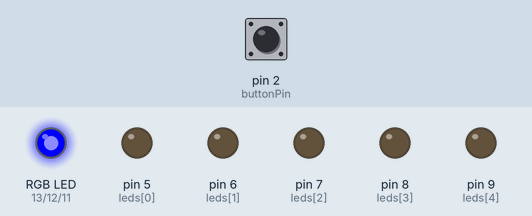
This sketch was run on a simulated Arduino Uno, built with avr-gcc and run on an emulated ATmega328P. On the bench: an RGB LED mixed from three pins (HIGH = lit), output pins drawn as LEDs (lit = HIGH). Dashed ring = blinking. The inputs (shaded band) are chosen by the test bench; at power-on: pin 2 (buttonPin) HIGH.

Above: at 1.2 s.
1.3 s: pin 2 (buttonPin) pulled LOW for 0.15 s
At 2.9 s:
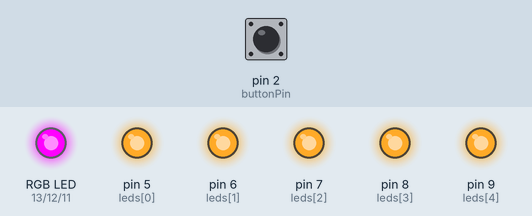
4.4 s: pin 2 (buttonPin) pulled LOW for 1 s
At 7.01 s:
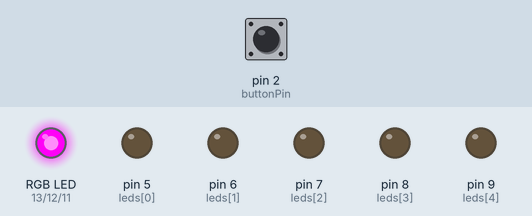
7.4 s: pin 2 (buttonPin) pulled LOW for 0.15 s
At 8.07 s:
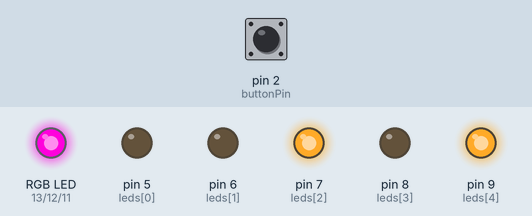
10.5 s: pin 2 (buttonPin) pulled LOW for 3.2 s
At 10.83 s:
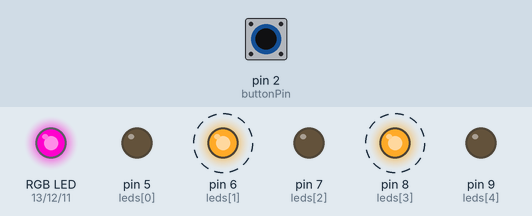
15.2 s: pin 2 (buttonPin) pulled LOW for 0.15 s
At 21.0 s:
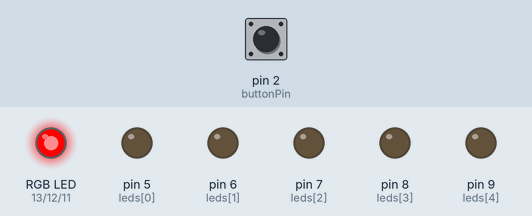
21.2 s: pin 2 (buttonPin) pulled LOW for 1 s
At 21.86 s:
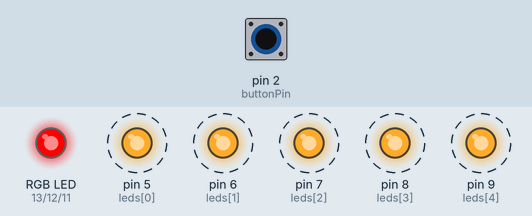
Timing chart, 0 to 36.6 s (numbered marks = the images above; inputs shaded):
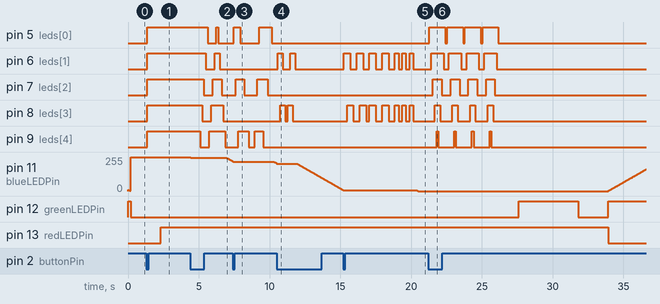

The sketch:

expressivelight.ino
```cpp
float hue = 0.66; // Start with blue color
float saturation = 1.0;
float value = 1.0;

// Define the delay time
const int delayTime = 125; // You can adjust this value as needed

// Pins for RGB LED
const int redLEDPin = 13;
const int greenLEDPin = 12;
const int blueLEDPin = 11;

// Pins for state change detection
const int buttonPin = 2;    // the pin that the pushbutton is attached to

int leds[] = {5, 6, 7, 8, 9};
int total_leds = 5;

// Variables will change:
int buttonState = 0;         // current state of the button
int lastButtonState = 0;     // previous state of the button
unsigned long lastDebounceTime = 0;  // the last time the output pin was toggled
unsigned long debounceDelay = 50;    // the debounce time; increase if the output flickers
bool ledsOn = false;  // state of the LEDs
int buttonClickCounter = 0; // count of button clicks

void setup() {
  // Set the pins as outputs
  pinMode(redLEDPin, OUTPUT);
  pinMode(greenLEDPin, OUTPUT);
  pinMode(blueLEDPin, OUTPUT);

  // initialize the button pin as an input:
  pinMode(buttonPin, INPUT_PULLUP);

  for (int i = 0; i < total_leds; i++) {
    pinMode(leds[i], OUTPUT);
  }
  // initialize serial communication:
  Serial.begin(9600);
}

void loop() {
  // Convert HSV to RGB
  int r, g, b;
  hsvToRgb(hue, saturation, value, r, g, b);

  // Write RGB values to LED
  analogWrite(redLEDPin, r);
  analogWrite(greenLEDPin, g);
  analogWrite(blueLEDPin, b);

  // Increment the hue for the next iteration
  hue += 0.001; // Smaller increment for smoother transition
  if (hue > 1.0) {
    hue -= 1.0; // Keep hue value in the range [0,1)
  }

  // Delay for smooth transition
  delay(25); // Decreased delay for smoother transition

  // read the pushbutton input pin:
  int reading = digitalRead(buttonPin);

  // If the reading is different from the last state, reset the debounce timer
  if (reading != lastButtonState) {
    lastDebounceTime = millis();
  }

  // If the button state has been stable for longer than the debounce delay
  if ((millis() - lastDebounceTime) > debounceDelay) {
    // If the button state is different from the last state
    if (reading != buttonState) {
      buttonState = reading;

      // If the button state is HIGH (pressed) and the last state was LOW (unpressed)
      if (buttonState == LOW) {
        // Increment the button click counter
        buttonClickCounter++;

        // Handle different effects based on the number of button clicks
        switch (buttonClickCounter % 7) {
          case 0: // Turn off all LEDs
            ledsOff();
            AllOff();
            break;
          case 1: // Toggle LEDs on/off
            ledsOn = !ledsOn;
            if (ledsOn) {
              ledsON();
            } else {
              ledsOff();
              AllOff();
            }
            break;
          case 2: // Display trail effect going up and down
            displayUpDownTrail();
            break;
          case 3: // Display odd lights
            odd_lights();
            break;
          case 4:
            even_lights();
            break;
          case 5:
            warriors();
            break;
          case 6:
            displayUpDownTrailLoop();
            break;
        }
      }
    }
  }

  // Save the current state as the last state, for the next iteration
  lastButtonState = reading;
}

// TURN ON ALL LEDs
void ledsON() {
  for (int i = 0; i < total_leds; i++) {
    digitalWrite(leds[i], HIGH);
  }
}

// TURN OFF ALL LEDs
void ledsOff() {
  for (int i = 0; i < total_leds; i++) {
    digitalWrite(leds[i], LOW);
  }
}

void AllOff() {
  analogWrite(redLEDPin, 0);
  analogWrite(greenLEDPin, 0);
  analogWrite(blueLEDPin, 0);
}

// Display trail effect going up and down
void displayUpDownTrail() {
  // Display trail effect going up
  for (int i = 0; i < total_leds; i++) {
    digitalWrite(leds[i], HIGH);
    delay(delayTime);
  }
  // Display trail effect going down
  for (int i = total_leds - 1; i >= 0; i--) {
    digitalWrite(leds[i], LOW);
    delay(delayTime);
  }
  // Reverse the effect by turning on LEDs in the opposite order
  for (int i = total_leds - 1; i >= 0; i--) {
    digitalWrite(leds[i], HIGH);
    delay(delayTime);
  }
  // Turn off all LEDs
  for (int i = 0; i < total_leds; i++) {
    digitalWrite(leds[i], LOW);
    delay(delayTime);
  }
}

void odd_lights() {
  const int t2 = 150;
  for(int i = 0; i <= total_leds; i++){
    digitalWrite(leds[i], HIGH);
    delay(t2);
    i=i+1;
  }
  for(int i = 0; i <= total_leds; i++){
    digitalWrite(leds[i], LOW);
    delay(t2);
  }

  for(int j = total_leds +1; j >= 0; j--){
    digitalWrite(leds[j], HIGH);
    delay(t2);
    j=j-1;
  }
  for(int j = total_leds; j >= 0; j--){
    digitalWrite(leds[j], LOW);
    delay(t2);
  }
}

void even_lights() {
  const int t2 = 175;
  for(int i = 1; i < total_leds; i += 2){
    digitalWrite(leds[i], HIGH);
    delay(t2);
  }
  for(int i = 1; i < total_leds; i += 2){
    digitalWrite(leds[i], LOW);
    delay(t2);
  }

  for(int j = total_leds - 2; j >= 0; j -= 2){
    digitalWrite(leds[j], HIGH);
    delay(t2);
  }
  for(int j = total_leds - 2; j >= 0; j -= 2){
    digitalWrite(leds[j], LOW);
    delay(t2);
  }
}

void warriors() {
  const int t = 225;
  // Let's go Warriors!
  for(int i = 1; i < total_leds; i += 2){
    digitalWrite(leds[i], HIGH);
    delay(t);
  }
  for(int i = 1; i < total_leds; i += 2){
    digitalWrite(leds[i], LOW);
    delay(t);
  }
  for(int i = 1; i < total_leds; i += 2){
    digitalWrite(leds[i], HIGH);
    delay(t);
  }
  for(int i = 1; i < total_leds; i += 2){
    digitalWrite(leds[i], LOW);
    delay(t);
  }

  // bum bum bum bum bum
  const int beat = 130;

  for(int i = 1; i < total_leds; i += 2){
    digitalWrite(leds[i], HIGH);
    digitalWrite(leds[i+2], HIGH);
    delay(t);
  }
  for(int i = 1; i < total_leds; i += 2){
    digitalWrite(leds[i], LOW);
    digitalWrite(leds[i+2], LOW);
    delay(t);
  }
  for(int i = 1; i < total_leds; i += 2){
    digitalWrite(leds[i], HIGH);
    digitalWrite(leds[i+2], HIGH);
    delay(t);
  }
  for(int i = 1; i < total_leds; i += 2){
    digitalWrite(leds[i], LOW);
    digitalWrite(leds[i+2], LOW);
    delay(t);
  }
  for(int i = 1; i < total_leds; i += 2){
    digitalWrite(leds[i], HIGH);
    digitalWrite(leds[i+2], HIGH);
    delay(beat);
  }
  for(int i = 1; i < total_leds; i += 2){
    digitalWrite(leds[i], LOW);
    digitalWrite(leds[i+2], LOW);
    delay(beat);
  }
  for(int i = 1; i < total_leds; i += 2){
    digitalWrite(leds[i], HIGH);
    digitalWrite(leds[i+2], HIGH);
    delay(beat);
  }
  for(int i = 1; i < total_leds; i += 2){
    digitalWrite(leds[i], LOW);
    digitalWrite(leds[i+2], LOW);
    delay(beat);
  }
  for(int i = 1; i < total_leds; i += 2){
    digitalWrite(leds[i], HIGH);
    digitalWrite(leds[i+2], HIGH);
    delay(beat);
  }
  for(int i = 1; i < total_leds; i += 2){
    digitalWrite(leds[i], LOW);
    digitalWrite(leds[i+2], LOW);
    delay(beat);
  }
}

// Display trail effect going up and down
void displayUpDownTrailLoop() {
  for (int i = 0; i < total_leds; i++) {
      digitalWrite(leds[i], HIGH);
      delay(delayTime);
    }
    // Display trail effect going down
    for (int i = total_leds - 1; i >= 0; i--) {
      digitalWrite(leds[i], LOW);
      delay(delayTime);
    }
    for (int i = 0; i < total_leds; i++) {
      digitalWrite(leds[i], HIGH);
      delay(delayTime);
    }
    // Display trail effect going down
    for (int i = total_leds - 1; i >= 0; i--) {
      digitalWrite(leds[i], LOW);
      delay(delayTime);
    }for (int i = 0; i < total_leds; i++) {
      digitalWrite(leds[i], HIGH);
      delay(delayTime);
    }
    // Display trail effect going down
    for (int i = total_leds - 1; i >= 0; i--) {
      digitalWrite(leds[i], LOW);
      delay(delayTime);
    }for (int i = 0; i < total_leds; i++) {
      digitalWrite(leds[i], HIGH);
      delay(delayTime);
    }
    // Display trail effect going down
    for (int i = total_leds - 1; i >= 0; i--) {
      digitalWrite(leds[i], LOW);
      delay(delayTime);
    }
}


// Convert HSV to RGB
void hsvToRgb(float h, float s, float v, int& r, int& g, int& b) {
  int i = floor(h * 6);
  float f = h * 6 - i;
  float p = v * (1 - s);
  float q = v * (1 - f * s);
  float t = v * (1 - (1 - f) * s);

  switch (i % 6) {
    case 0: r = v * 255, g = t * 255, b = p * 255; break; // Red
    case 1: r = v * 255, g = q * 255, b = p * 255; break; // Yellow
    case 2: r = p * 255, g = v * 255, b = t * 255; break; // Green
    case 3: r = p * 255, g = v * 255, b = q * 255; break; // Cyan
    case 4: r = t * 255, g = p * 255, b = v * 255; break; // Blue
    case 5: r = v * 255, g = p * 255, b = q * 255; break; // Magenta
  }
}
```

Measured:
- after the input at 1.3 s, pin 5 (leds[0]), pin 6 (leds[1]), pin 7 (leds[2]), pin 8 (leds[3]), pin 9 (leds[4]): LOW → HIGH after 0.06 s
- after the input at 4.4 s, pin 5 (leds[0]): HIGH → LOW after 1.2 s, → HIGH 0.63 s later, → LOW 0.13 s later; pin 6 (leds[1]): HIGH → LOW after 1.1 s, → HIGH 0.63 s later, → LOW 0.38 s later
- after the input at 7.4 s, pin 5 (leds[0]): LOW → HIGH after 0.07 s, → LOW 0.45 s later, → HIGH 1.4 s later, → LOW 0.90 s later; pin 7 (leds[2]): LOW → HIGH after 0.22 s, → LOW 0.60 s later, → HIGH 0.90 s later, → LOW 0.75 s later; pin 9 (leds[4]): LOW → HIGH after 0.37 s, → LOW 0.75 s later, → HIGH 0.45 s later, → LOW 0.60 s later
- after the input at 10.5 s, pin 6 (leds[1]): alternates HIGH for 0.35 s and LOW for 0.53 s, 4 changes in all, then stays LOW, starting after 0.08 s; pin 8 (leds[3]): alternates HIGH for 0.35 s and LOW for 0.18 s, 4 changes in all, then stays LOW, starting after 0.25 s
- after the input at 15.2 s, pin 6 (leds[1]): LOW → HIGH after 0.06 s, then repeats every 0.52 s: HIGH 0.26 s, LOW 0.26 s; pin 8 (leds[3]): LOW → HIGH after 0.28 s, → LOW 0.45 s later, → HIGH 0.45 s later, → LOW 0.45 s later, … (14 changes in this stretch); pin 12 (greenLEDPin): stays LOW (without the input it goes to HIGH after 2.3 s)
- after the input at 21.2 s, pin 5 (leds[0]): alternates HIGH for 1.1 s and LOW for 0.13 s, 8 changes in all, then stays LOW, starting after 0.10 s; pin 6 (leds[1]): alternates HIGH for 0.88 s and LOW for 0.38 s, 8 changes in all, then stays LOW, starting after 0.22 s
